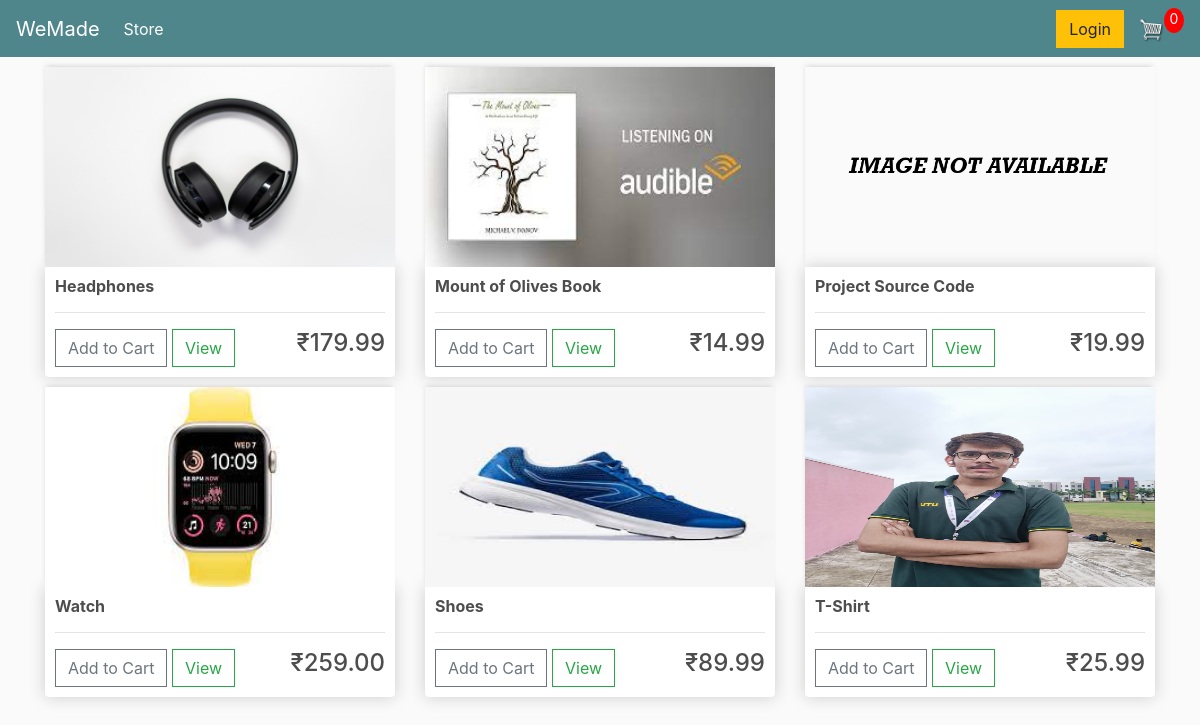
The app's page / (signed in) with its own data.
### store/models.py (models this page shows, shortened)
class Product(models.Model):
    name = models.CharField(max_length=200, null = True)
    price = models.FloatField()
    digital = models.BooleanField(default=False, null=True, blank=True)
    image = models.ImageField(null=True, blank=True) # pip install pillow

### store/views.py (the view)
# urls.py: path('', include ('store.urls')),
def store(request):
    products = Product.objects.all()
    context = {'products': products}
    return render(request, 'store/store.html', context)

### store/templates/store/store.html
{% extends 'store/main.html' %}
{% load static %}
{% block content %}
<div class="row">
    {% for product in products %}
    <div class="col-lg-4">
        {% if product.image %}
        <img class="thumbnail" src="{{ product.image.url }}">
        {% else %}
        <img class="thumbnail" src="{% static 'images/placeholder.png' %}">
        {% endif %}
        <div class="box-element product">
            <h6><strong>{{ product.name }}</strong></h6>
            <hr>
            <button data-product={{product.id}} data-action="add" class="btn btn-outline-secondary add-btn update-cart">Add to Cart</button>
            <a href="#" class="btn btn-outline-success">View</a>
            <h4 style="display: inline-block; float: right">₹{{ product.price|floatformat:2 }}</h4>
        </div>
    </div>
    {% endfor %}
</div>
{% endblock content %}

### static/css/main.css (style rules this page uses)
body { background-color: hsl(0, 0%, 98%); }
h1,h2,h3,h4,h5,h6 { color:hsl(0, 0%, 30%); }
.box-element { box-shadow:hsl(0, 0%, 80%) 0 0 16px; background-color: #fff; border-radius: 4px; padding: 10px; }
.thumbnail { width: 100%; height: 200px; -webkit-box-shadow: -1px -3px 5px -2px rgba(214,214,214,1); -moz-box-shadow: -1px -3px 5px -2px rgba(214,214,214,1); box-shadow: -1px -3px 5px -2px rgba(214,214,214,1); }
.product { border-radius: 0 0 4px 4px; }
.col-lg-4, .col-lg-6, .col-lg-8, .col-lg-12 { margin-top: 10px; }
.btn { border-radius: 0; }

### records on screen
Product: image (picture), name "Headphones", price "179.99"
Product: image (picture), name "Mount of Olives Book", price "14.99"
Product: name "Project Source Code", price "19.99"
Product: image (picture), name "Watch", price "259.00"
Product: image (picture), name "Shoes", price "89.99"
Product: image (picture), name "T-Shirt", price "25.99"
